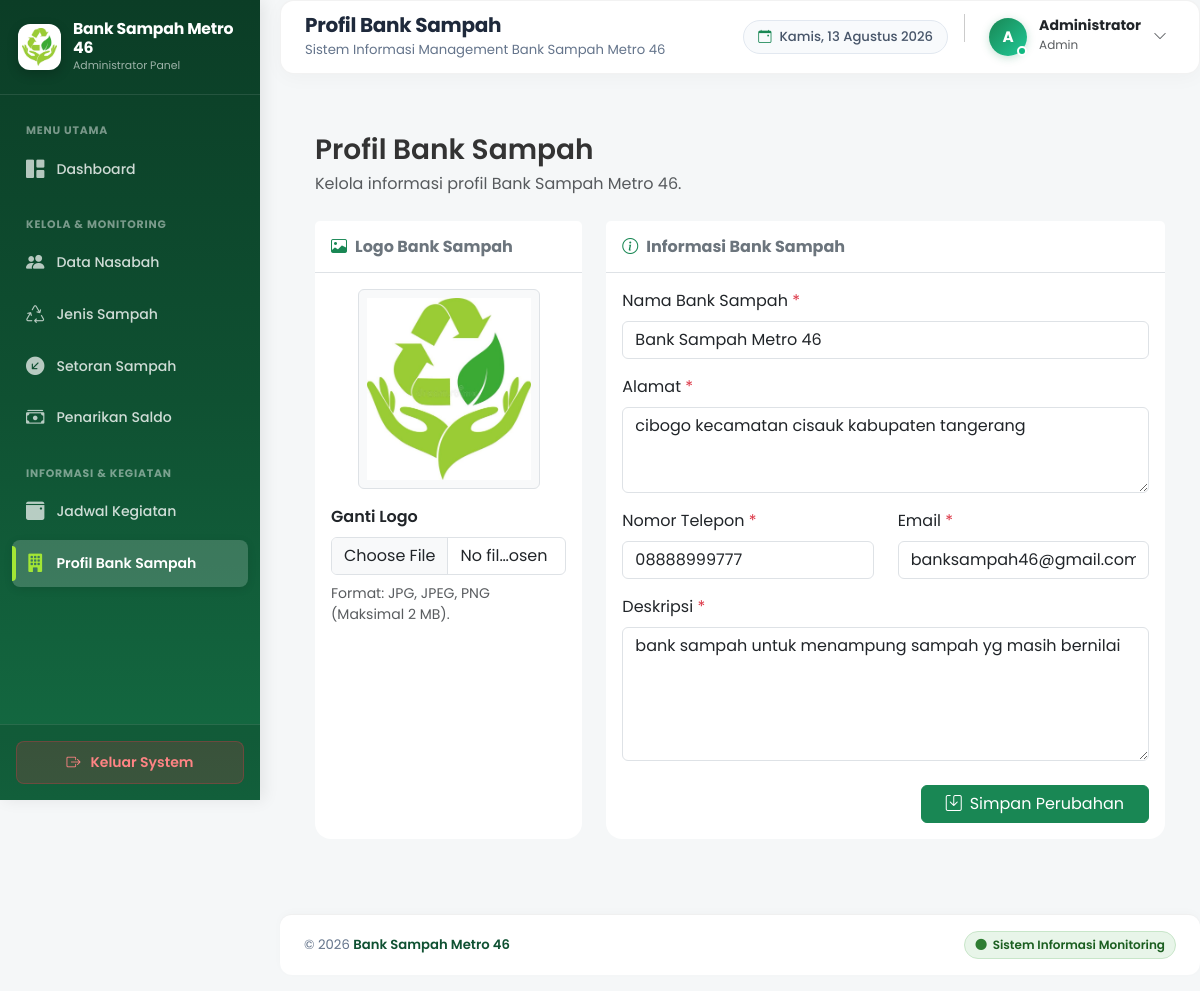
Screenshot of /admin/profil.php (signed in) with the database file from the repository.
### tables this page shows
CREATE TABLE `profil` (
  `id_profil` int(10) UNSIGNED NOT NULL,
  `nama_bank_sampah` varchar(100) NOT NULL,
  `alamat` varchar(255) NOT NULL,
  `telepon` varchar(20) NOT NULL,
  `email` varchar(100) NOT NULL,
  `deskripsi` text NOT NULL,
  `logo` varchar(255) DEFAULT NULL
);

### admin/profil.php (the view, shortened to what this page needs)
<?php
require_once "../config/koneksi.php";
$profil = null;
$sqlProfil = "SELECT * FROM profil LIMIT 1";
$resultProfil = mysqli_query($koneksi, $sqlProfil);
if ($resultProfil && mysqli_num_rows($resultProfil) > 0) {
    $profil = mysqli_fetch_assoc($resultProfil);
}
?>
<!DOCTYPE html>
<html lang="id">
<head>
    <link href="https://cdn.jsdelivr.net/npm/bootstrap@5.3.7/dist/css/bootstrap.min.css" rel="stylesheet">
    <link href="https://cdn.jsdelivr.net/npm/bootstrap-icons@1.13.1/font/bootstrap-icons.min.css" rel="stylesheet">
    <link rel="stylesheet" href="../assets/css/style.css">
    <link rel="stylesheet" href="../assets/css/admin.css">
</head>
<body>
<div class="wrapper">
    <?php include "components/sidebar.php"; ?>
    <main class="main-content">
        <?php include "components/navbar.php"; ?>
        <section class="content-area">
            <div class="page-header">
                <div>
                    <h3 class="mb-1">Profil Bank Sampah</h3>
                    <p class="text-muted mb-0">
                        Kelola informasi profil Bank Sampah Metro 46.
                    </p>
                </div>
            </div>
            <form method="POST" enctype="multipart/form-data" autocomplete="off" novalidate>
                <div class="row">
                    <div class="col-lg-4 mb-4">
                        <div class="card h-100">
                            <div class="card-header bg-white py-3 border-bottom">
                                <h5 class="mb-0 fw-bold text-secondary fs-6">
                                    <i class="bi bi-image me-2 text-success"></i>Logo Bank Sampah
                                </h5>
                            </div>
                            <div class="card-body text-center">
                                <?php
                                $logoTampil = "../assets/img/logo.png";
                                if (!empty($profil['logo']) && file_exists("../assets/img/" . $profil['logo'])) {
                                    $logoTampil = "../assets/img/" . $profil['logo'];
                                }
                                ?>
                                <img
                                    src="<?= htmlspecialchars($logoTampil, ENT_QUOTES, 'UTF-8'); ?>"
                                    class="img-fluid rounded border p-2 mb-3 bg-light"
                                    style="max-width: 200px; max-height: 200px; object-fit: contain;"
                                    alt="Logo Bank Sampah">
                                <div class="text-start">
                                    <label for="logo" class="form-label fw-semibold">Ganti Logo</label>
                                    <input type="file" class="form-control" id="logo" name="logo" accept=".jpg,.jpeg,.png">
                                    <small class="text-muted mt-2 d-block">
                                        Format: JPG, JPEG, PNG (Maksimal 2 MB).
                                    </small>
                                </div>
                            </div>
                        </div>
                    </div>
                    <div class="col-lg-8 mb-4">
                        <div class="card h-100">
                            <div class="card-header bg-white py-3 border-bottom">
                                <h5 class="mb-0 fw-bold text-secondary fs-6">
                                    <i class="bi bi-info-circle me-2 text-success"></i>Informasi Bank Sampah
                                </h5>
                            </div>
                            <div class="card-body">
                                <div class="mb-3">
                                    <label for="nama_bank_sampah" class="form-label">Nama Bank Sampah <span class="text-danger">*</span></label>
                                    <input
                                        type="text"
                                        class="form-control"
                                        id="nama_bank_sampah"
                                        name="nama_bank_sampah"
                                        value="<?= htmlspecialchars($profil['nama_bank_sampah'] ?? '', ENT_QUOTES, 'UTF-8'); ?>"
                                        required>
                                </div>
                                <div class="mb-3">
                                    <label for="alamat" class="form-label">Alamat <span class="text-danger">*</span></label>
                                    <textarea
                                        class="form-control"
                                        id="alamat"
                                        name="alamat"
                                        rows="3"
                                        required><?= htmlspecialchars($profil['alamat'] ?? '', ENT_QUOTES, 'UTF-8'); ?></textarea>
                                </div>
                                <div class="row">
                                    <div class="col-md-6 mb-3">
                                        <label for="telepon" class="form-label">Nomor Telepon <span class="text-danger">*</span></label>
                                        <input
                                            type="text"
                                            class="form-control"
                                            id="telepon"
                                            name="telepon"
                                            value="<?= htmlspecialchars($profil['telepon'] ?? '', ENT_QUOTES, 'UTF-8'); ?>"
                                            required>
                                    </div>
                                    <div class="col-md-6 mb-3">
                                        <label for="email" class="form-label">Email <span class="text-danger">*</span></label>
                                        <input
                                            type="email"
                                            class="form-control"
                                            id="email"
                                            name="email"
                                            value="<?= htmlspecialchars($profil['email'] ?? '', ENT_QUOTES, 'UTF-8'); ?>"
                                            required>
                                    </div>
                                </div>
                                <div class="mb-3">
                                    <label for="deskripsi" class="form-label">Deskripsi <span class="text-danger">*</span></label>
                                    <textarea
                                        class="form-control"
                                        id="deskripsi"
                                        name="deskripsi"
                                        rows="5"
                                        required><?= htmlspecialchars($profil['deskripsi'] ?? '', ENT_QUOTES, 'UTF-8'); ?></textarea>
                                </div>
                                <div class="d-flex justify-content-end pt-2">
                                    <button type="submit" class="btn btn-success px-4">
                                        <i class="bi bi-save me-2"></i>Simpan Perubahan
                                    </button>
                                </div>
                            </div>
                        </div>
                    </div>
                </div>
            </form>
        </section>
        <?php include "components/footer.php"; ?>
    </main>
</div>
</body>
</html>

### admin/components/sidebar.php (shortened to what this page needs)
<?php
$currentPage = basename($_SERVER['PHP_SELF']);
$logoSidebar = "../assets/img/logo.png";
$namaBankSampahSidebar = "Bank Sampah";
if (isset($koneksi)) {
    $queryProfilSidebar = "SELECT nama_bank_sampah, logo FROM profil LIMIT 1";
    $resultProfilSidebar = mysqli_query($koneksi, $queryProfilSidebar);
    if ($resultProfilSidebar && mysqli_num_rows($resultProfilSidebar) > 0) {
        $dataProfilSidebar = mysqli_fetch_assoc($resultProfilSidebar);
        if (!empty($dataProfilSidebar['logo'])) {
            $pathLogoDB = "../assets/img/" . $dataProfilSidebar['logo'];
            if (file_exists($pathLogoDB)) {
                $logoSidebar = $pathLogoDB;
            }
        }
        if (!empty($dataProfilSidebar['nama_bank_sampah'])) {
            $namaBankSampahSidebar = $dataProfilSidebar['nama_bank_sampah'];
        }
    }
}
?>
<aside class="sidebar" id="adminSidebar">
    <div class="sidebar-brand">
        <img src="<?= htmlspecialchars($logoSidebar, ENT_QUOTES, 'UTF-8'); ?>" alt="Logo Bank Sampah" class="sidebar-logo-img">
        <div class="sidebar-brand-text">
            <h5><?= htmlspecialchars($namaBankSampahSidebar, ENT_QUOTES, 'UTF-8'); ?></h5>
            <small>Administrator Panel</small>
        </div>
    </div>
    <div class="sidebar-body">
        <div class="sidebar-heading">Menu Utama</div>
        <ul class="sidebar-menu">
            <li class="sidebar-item">
                <a href="index.php" class="sidebar-link <?= ($currentPage == 'index.php') ? 'active' : ''; ?>">
                    <i class="bi bi-grid-1x2-fill"></i>
                    <span>Dashboard</span>
                </a>
            </li>
        </ul>
        <div class="sidebar-heading">Kelola & Monitoring</div>
        <ul class="sidebar-menu">
            <li class="sidebar-item">
                <a href="nasabah.php" class="sidebar-link <?= in_array($currentPage, ['nasabah.php', 'detail_monitoring.php']) ? 'active' : ''; ?>">
                    <i class="bi bi-people-fill"></i>
                    <span>Data Nasabah</span>
                </a>
            </li>
            <li class="sidebar-item">
                <a href="jenis_sampah.php" class="sidebar-link <?= ($currentPage == 'jenis_sampah.php') ? 'active' : ''; ?>">
                    <i class="bi bi-recycle"></i>
                    <span>Jenis Sampah</span>
                </a>
            </li>
            <li class="sidebar-item">
                <a href="transaksi.php" class="sidebar-link <?= ($currentPage == 'transaksi.php') ? 'active' : ''; ?>">
                    <i class="bi bi-arrow-down-left-circle-fill"></i>
                    <span>Setoran Sampah</span>
                </a>
            </li>
            <li class="sidebar-item">
                <a href="penarikan.php" class="sidebar-link <?= ($currentPage == 'penarikan.php') ? 'active' : ''; ?>">
                    <i class="bi bi-cash-stack"></i>
                    <span>Penarikan Saldo</span>
                </a>
            </li>
        </ul>
        <div class="sidebar-heading">Informasi & Kegiatan</div>
        <ul class="sidebar-menu">
            <li class="sidebar-item">
                <a href="jadwal.php" class="sidebar-link <?= ($currentPage == 'jadwal.php') ? 'active' : ''; ?>">
                    <i class="bi bi-calendar3-event-fill"></i>
                    <span>Jadwal Kegiatan</span>
                </a>
            </li>
            <li class="sidebar-item">
                <a href="profil.php" class="sidebar-link <?= ($currentPage == 'profil.php') ? 'active' : ''; ?>">
                    <i class="bi bi-building-fill"></i>
                    <span>Profil Bank Sampah</span>
                </a>
            </li>
        </ul>
    </div>
    <div class="sidebar-footer">
        <a href="logout.php" class="btn-logout-sidebar" onclick="return confirm('Apakah Anda yakin ingin keluar dari sistem?');">
            <i class="bi bi-box-arrow-right"></i>
            <span>Keluar System</span>
        </a>
    </div>
</aside>

### assets/css/style.css (style rules this page uses)
:root { --primary:#2E7D32; --primary-dark:#1B5E20; --primary-light:#4CAF50; --background:#F5F7F8; --white:#FFFFFF; --text:#333333; --text-light:#777777; --border:#E0E0E0; --shadow:0 5px 15px rgba(0,0,0,.08); --transition:.3s ease; }
* { margin:0; padding:0; box-sizing:border-box; }
body { font-family:'Poppins',sans-serif; background:var(--background); color:var(--text); }
a { text-decoration:none; }
img { max-width:100%; }
button { transition:var(--transition); }
.card { border:none; border-radius:16px; }

### assets/css/admin.css (style rules this page uses)
.wrapper { display:flex; min-height:100vh; }
.sidebar { width:280px; background:var(--primary-dark); color:white; display:flex; flex-direction:column; justify-content:space-between; position:fixed; top:0; left:0; height:100vh; overflow-y:auto; }
.sidebar-menu { flex:1; margin-top:20px; }
.main-content { flex:1; margin-left:280px; display:flex; flex-direction:column; }
.content-area { flex:1; padding:35px; }
.page-header { display:flex; justify-content:space-between; align-items:center; margin-bottom:25px; gap:20px; flex-wrap:wrap; }
.page-header h3 { margin:0; font-weight:600; }
.page-header p { margin:5px 0 0; color:var(--text-light); }

### admin/components/sidebar.php (style rules this page uses)
.sidebar { width: 260px; min-height: 100vh; background: linear-gradient(180deg, #0b3d26 0%, #0f5132 50%, #146c43 100%); color: #ffffff; display: flex; flex-direction: column; justify-content: space-between; box-shadow: 4px 0 15px rgba(0, 0, 0, 0.08); position: fixed; top: 0; left: 0; z-index: 1000; transition: all 0.3s ease; }
.sidebar-brand { padding: 20px 18px; display: flex; align-items: center; gap: 12px; border-bottom: 1px solid rgba(255, 255, 255, 0.1); }
.sidebar-logo-img { width: 46px; height: 46px; object-fit: contain; background: #ffffff; padding: 4px; border-radius: 12px; box-shadow: 0 4px 12px rgba(0, 0, 0, 0.2); }
.sidebar-brand-text h5 { font-size: 0.98rem; font-weight: 700; margin: 0; color: #ffffff; letter-spacing: -0.2px; line-height: 1.2; }
.sidebar-brand-text small { font-size: 0.68rem; color: rgba(255, 255, 255, 0.6); display: block; }
.sidebar-body { padding: 16px 12px; flex-grow: 1; overflow-y: auto; }
.sidebar-heading { font-size: 0.68rem; font-weight: 700; text-transform: uppercase; color: rgba(255, 255, 255, 0.45); padding: 12px 14px 6px 14px; letter-spacing: 0.8px; }
.sidebar-menu { list-style: none; padding: 0; margin: 0 0 12px 0; }
.sidebar-item { margin-bottom: 4px; }
.sidebar-link { display: flex; align-items: center; gap: 12px; padding: 10px 14px; color: rgba(255, 255, 255, 0.8); text-decoration: none; font-size: 0.88rem; font-weight: 500; border-radius: 8px; transition: all 0.2s ease; position: relative; }
.sidebar-link i { font-size: 1.15rem; color: rgba(255, 255, 255, 0.7); transition: all 0.2s ease; }
.sidebar-link.active { color: #ffffff; background: rgba(255, 255, 255, 0.18); font-weight: 600; box-shadow: 0 2px 8px rgba(0, 0, 0, 0.1); }
.sidebar-link.active i { color: #a3e635; }
.sidebar-link.active::before { content: ''; position: absolute; left: 0; top: 6px; bottom: 6px; width: 4px; background-color: #a3e635; border-radius: 0 4px 4px 0; }
.sidebar-footer { padding: 16px; border-top: 1px solid rgba(255, 255, 255, 0.1); background: rgba(0, 0, 0, 0.12); }
.btn-logout-sidebar { display: flex; align-items: center; justify-content: center; gap: 10px; width: 100%; padding: 10px; background: rgba(220, 53, 69, 0.2); border: 1px solid rgba(220, 53, 69, 0.3); color: #ff8484; text-decoration: none; border-radius: 8px; font-size: 0.875rem; font-weight: 600; transition: all 0.2s ease; }

### rows the page displays
profil: logo (picture), nama_bank_sampah "Bank Sampah Metro 46", alamat "cibogo kecamatan cisauk kabupaten tangerang", telepon "08888999777", email "banksampah46@gmail.com", deskripsi "bank sampah untuk menampung sampah yg masih bernilai"

### other values shown
$pageTitle "Profil Bank Sampah"
substr($namaAdmin, 0, 1) "A"
$namaAdmin "Administrator"
$roleAdmin "Admin"
